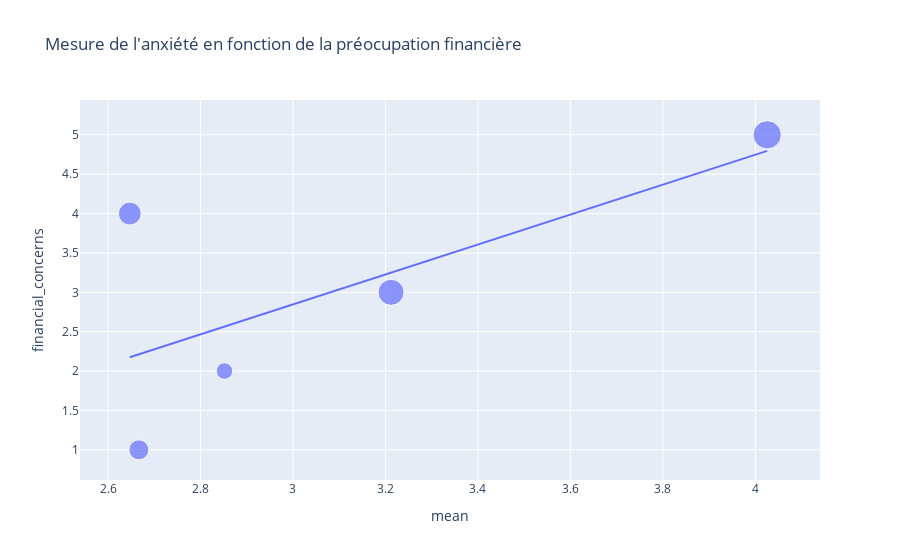

Source (notebook cell):
### Code cell
fig = px.scatter(df_financial, x = 'mean', y = 'financial_concerns',
                  size = 'count',
                  trendline= 'ols',
                  title= "Mesure de l'anxiété en fonction de la préocupation financière")

fig.show()

### Figure 1 — Plotly figure (JSON) as saved in the notebook; plotly's stock layout.template omitted (floating-point values rounded to 4 significant figures)
{"data": [{"hovertemplate": "mean=%{x}<br>financial_concerns=%{y}<br>count=%{marker.size}<extra></extra>", "legendgroup": "", "marker": {"color": "#636efa", "size": [13, 9, 22, 17, 26], "sizemode": "area", "sizeref": 0.065, "symbol": "circle"}, "mode": "markers", "name": "", "orientation": "v", "showlegend": false, "type": "scatter", "x": [2.667, 2.852, 3.212, 2.647, 4.026], "xaxis": "x", "y": [1, 2, 3, 4, 5], "yaxis": "y"}, {"hovertemplate": "<b>OLS trendline</b><br>financial_concerns = 1.90099 * mean + -2.85632<br>R<sup>2</sup>=0.477748<br><br>mean=%{x}<br>financial_concerns=%{y} <b>(trend)</b><extra></extra>", "legendgroup": "", "marker": {"color": "#636efa", "symbol": "circle"}, "mode": "lines", "name": "", "showlegend": false, "type": "scatter", "x": [2.647, 2.667, 2.852, 3.212, 4.026], "xaxis": "x", "y": [2.176, 2.213, 2.565, 3.25, 4.796], "yaxis": "y"}], "layout": {"legend": {"itemsizing": "constant", "tracegroupgap": 0}, "title": {"text": "Mesure de l'anxiété en fonction de la préocupation financière"}, "xaxis": {"anchor": "y", "domain": [0, 1], "title": {"text": "mean"}}, "yaxis": {"anchor": "x", "domain": [0, 1], "title": {"text": "financial_concerns"}}}}
